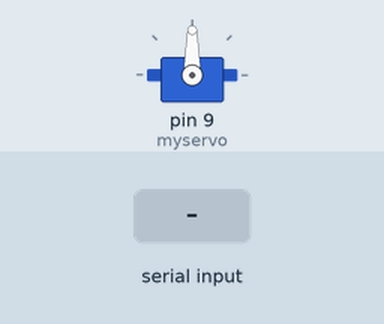
Simulated run of this sketch. Board: Arduino Uno, built with avr-gcc and run on an emulated ATmega328P. Shown: servo. The inputs (shaded band) are chosen by the test bench.

Above: at 1.2 s.
1.3 s: "30,150\n" received over Serial
At 2.4 s:
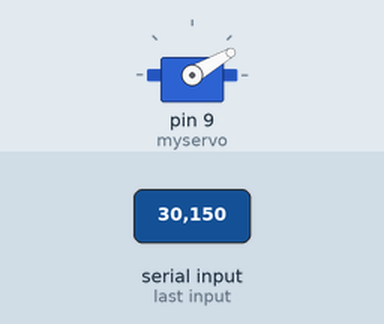
2.8 s: "5\n" received over Serial
At 3.4 s:
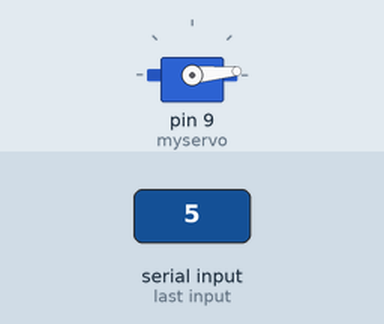
4.3 s: "90,45\n" received over Serial
At 4.7 s:
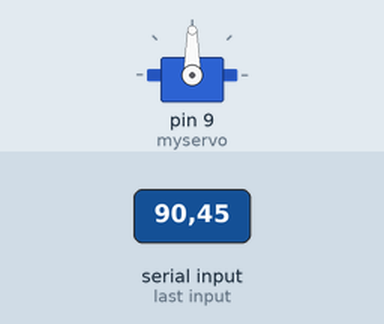
Timing chart, 0 to 7.3 s (numbered marks = the images above; inputs shaded):
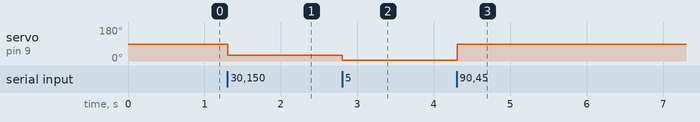

The sketch:

servo.ino
```cpp
#include <Servo.h>

Servo myservo;
String inputString = "";
boolean stringComplete = false;

void setup() {
  Serial.begin(9600);
  myservo.attach(9);  // Servo on pin 9
  inputString.reserve(200);

  // Move to starting position
  myservo.write(90);
}

void loop() {
  // When a complete command is received
  if (stringComplete) {
    int angle = inputString.toInt();

    // Validate angle range
    if (angle >= 0 && angle <= 180) {
      myservo.write(angle);
    }

    // Clear the string for next command
    inputString = "";
    stringComplete = false;
  }
}

void serialEvent() {
  while (Serial.available()) {
    char inChar = (char)Serial.read();

    // If newline, set flag
    if (inChar == '\n') {
      stringComplete = true;
    } else {
      inputString += inChar;
    }
  }
}
```

Measured:
- after the input at 1.3 s, servo on pin 9 (myservo): 90° → 30° at once
- after the input at 2.8 s, servo on pin 9 (myservo): 30° → 5° at once
- after the input at 4.3 s, servo on pin 9 (myservo): 5° → 90° at once
